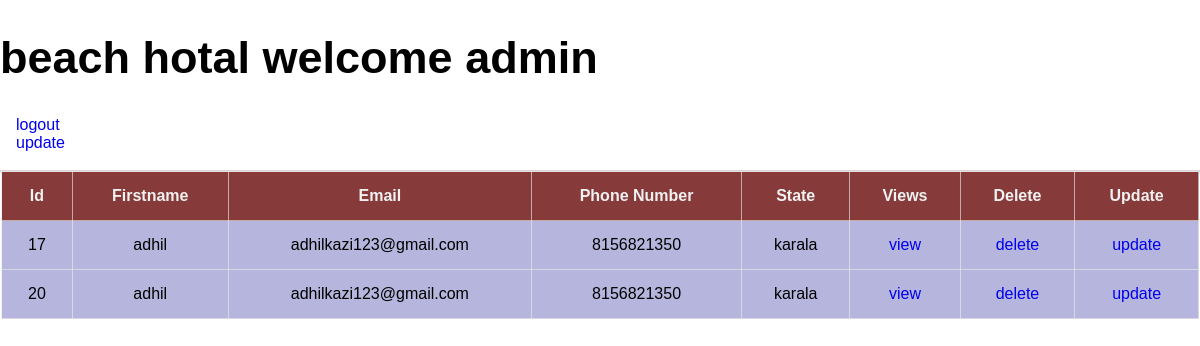
The page /views/ (signed in) on the database its author committed.
### hotalapp/models.py (models this page shows, shortened)
class cust(models.Model):
    firstname=models.CharField(max_length=200,null=True)
    lastname=models.CharField(max_length=200,null=True)
    email=models.CharField(max_length=200,null=True)
    phonenumber=models.IntegerField(null=True)
    state=models.CharField(max_length=200,null=True)
    username=models.CharField(max_length=200,null=True)
    password=models.CharField(max_length=200,null=True)

### hotalapp/views.py (the view)
# urls.py: path('views/',views.views_cust,name="views"),
def views_cust(request):
    cr=cust.objects.all()
    firstname=request.session['firstname']
    email=request.session['email']
    return render (request,"staffdetails.html",{'cm':cr,'firstname':firstname,'email':email})

### template/staffdetails.html (shortened to what this page needs)
{% load static %}
<!DOCTYPE html>
<html lang="en">
<head>
    <link rel="stylesheet" href="/static/css/style.css">
</head>
<body>
    <div class=" bg-image">
        <div class="parent">
            <div>
                <h3>beach hotal welcome     {{firstname}}</h3>
                <p><a href="/logoutstaf/">logout</a></p>
                <p><a href="\up">update</a></p>
                <br>
            </div>
            <div class=" sing-child-primery">
                <div>
                    <table>
                        <tr>
                            <th>
                                id
                            </th>
                            <th>
                                firstname
                            </th>
                            <th>
                                email
                            </th>
                            <th>
                                phone number
                            </th>
                            <th>
                                state
                            </th>
                            <th>
                                views
                            </th>
                            <th>
                                delete
                            </th>
                            <th>
                                update
                            </th>
                        </tr>
                        {% for i in cm %}
                        <tr>
                            <td>{{i.id}}</td>
                            <td>{{i.firstname}}</td>
                            <td>{{i.email}}</td>
                            <td>{{i.phonenumber}}</td>
                            <td>{{i.state}}</td>
                            <td><a href="{% url 'cust_views' i.id %}" class="btn btn-primary">view</a></td>
                            <td><a href="{% url 'delete' i.id %}" class="btn btn-primary">delete</a></td>
                            <td><a href="{% url 'update_cust' i.id %}" class="btn btn-primary">update</a></td>
                        </tr>
                        {% endfor %}
                    </table>
                </div>
            </div>
        </div>
    </div>
</body>
</html>

### static/css/style.css (style rules this page uses)
* { padding: 0; margin: 0; box-sizing: border-box; font-family: sans-serif !important; }
::placeholder { color: rgb(213, 213, 222); font-size: 14px; text-transform: capitalize; font-family:sans-serif; }
.btn { margin-top: 3rem; text-align: center; }
.bg-image { width: 100%; position: relative; display: flex; background-color: blue; }
.parent { position: absolute; display: flex; }
.staff-child-text h3, p { margin-left: 1rem; }
table { border-collapse:collapse !important; width: 100%; }
a { text-decoration: none; }
td, th { border: 1px solid rgba(237, 235, 235, 0.632); text-align: center; padding: 15px; font-family: sans-serif; }
th { background-color: rgba(104, 9, 9, 0.799); color: rgb(242, 241, 241); text-transform: capitalize; }
td { background-color: rgba(22, 22, 148, 0.313); }
.sing-child-primery { border: 1px solid rgb(223, 210, 210); width: 100%; height: 0; }

### template/staffdetails.html (style rules this page uses)
.parent { display: block; width: 100%; }
h3 { margin-top: 2rem; margin-bottom: 2rem; font-size: 45px; }

### rows shown on the page
cust: id "17", firstname "adhil", email "adhilkazi123@gmail.com", phonenumber "8156821350", state "karala"
cust: id "20", firstname "adhil", email "adhilkazi123@gmail.com", phonenumber "8156821350", state "karala"

### other values the page prints
{{ firstname }} "admin"
